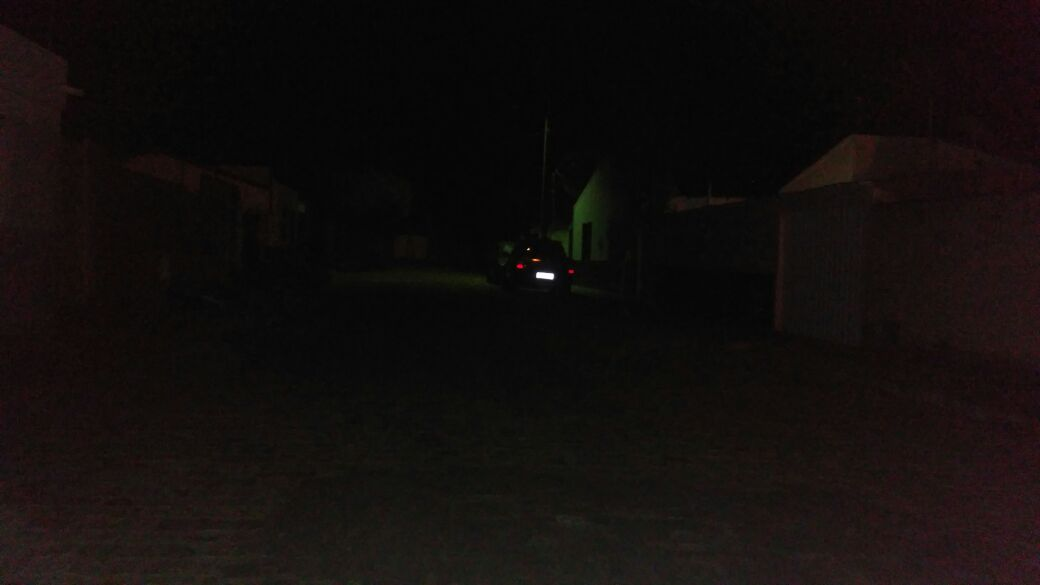
//> input picture UNII/images/homo.jpg, 1040 x 585 px
$ ./cannypoints ../images/homo.jpg   (built with g++ and OpenCV 4)
//> lines starting //> are read from the running program, lines starting //| are printed output that depends on the picture; after the words box and inside, x2 and y2 are one past the last pixel; in counts of white or black regions, pixels touching at a corner belong together
#include <iostream>
#include <vector>
#include <opencv2/opencv.hpp>
#include <numeric>

#define STEP 5
#define JITTER 3
#define RATIO 3

int main(int argc, char **argv){
    cv::Mat image, border, points;
    int width, height, x, y, gray;
    int lowThreshold = 50, ratio = 3;
    std::vector<int> xrange, yrange;

    image = cv::imread(argv[1], cv::IMREAD_GRAYSCALE);
//> image: 585 rows x 1040 cols, CV_8UC1; min 0, max 255, mean 15.1
    if(image.empty()){
        std::cout << "Erro abrindo imagem" << argv[1] << std::endl;
        return EXIT_FAILURE;
    }

    width = image.cols;
//> width = 1040
    height = image.rows;
//> height = 585

    cv::Canny(image, border, lowThreshold, lowThreshold * ratio);
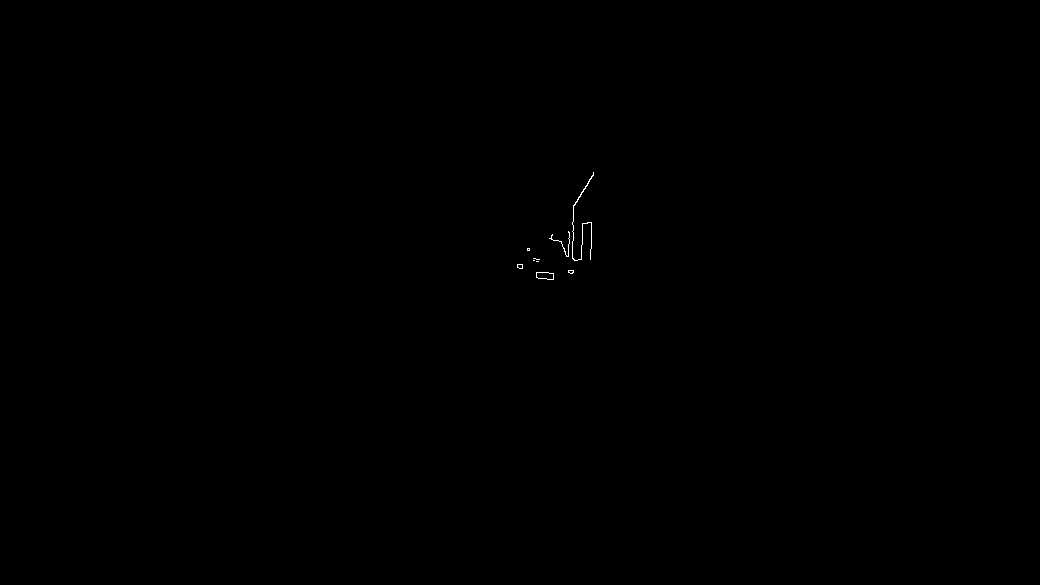
//> border: 585 rows x 1040 cols, CV_8UC1; 0.06% white in thin lines or dots, all inside (x1, y1, x2, y2) = (517, 172, 594, 280)
    cv::imwrite("img/border_canny.png", border);

    xrange.resize(height / STEP);
//> xrange = 117 values from 0 to 0
    yrange.resize(width / STEP);
//> yrange = 208 values from 0 to 0

    std::iota(xrange.begin(), xrange.end(), 0);
//> xrange = 117 values from 0 to 116
    std::iota(yrange.begin(), yrange.end(), 0);
//> yrange = 208 values from 0 to 207

    for(uint i = 0; i < xrange.size(); i++){
        xrange[i] = xrange[i] * STEP + STEP / 2;
    }
//> after the loop, xrange = 117 values from 2 to 582
    for(uint i = 0; i < yrange.size(); i++){
        yrange[i] = yrange[i] * STEP + STEP / 2;
    }

    points = cv::Mat(height, width, CV_8U, cv::Scalar(255));

    std::random_shuffle(xrange.begin(), xrange.end());
    for(auto i : xrange){
        std::random_shuffle(yrange.begin(), yrange.end());
        for (auto j: yrange){
            x = i + std::rand() % (2 * JITTER - JITTER + 1);
            y = j + std::rand() % (2 * JITTER - JITTER + 1);

            gray = image.at<uchar>(x,y);
            if(border.at<uchar>(x,y) == 255){
                cv::circle(points, cv::Point(y,x), RATIO, CV_RGB(0, 0, 0),
                       cv::FILLED, cv::LINE_AA);
            }
            else {
               cv::circle(points, cv::Point(y,x), RATIO, CV_RGB(gray, gray, gray),
                          cv::FILLED, cv::LINE_AA);
            }
        }
    }
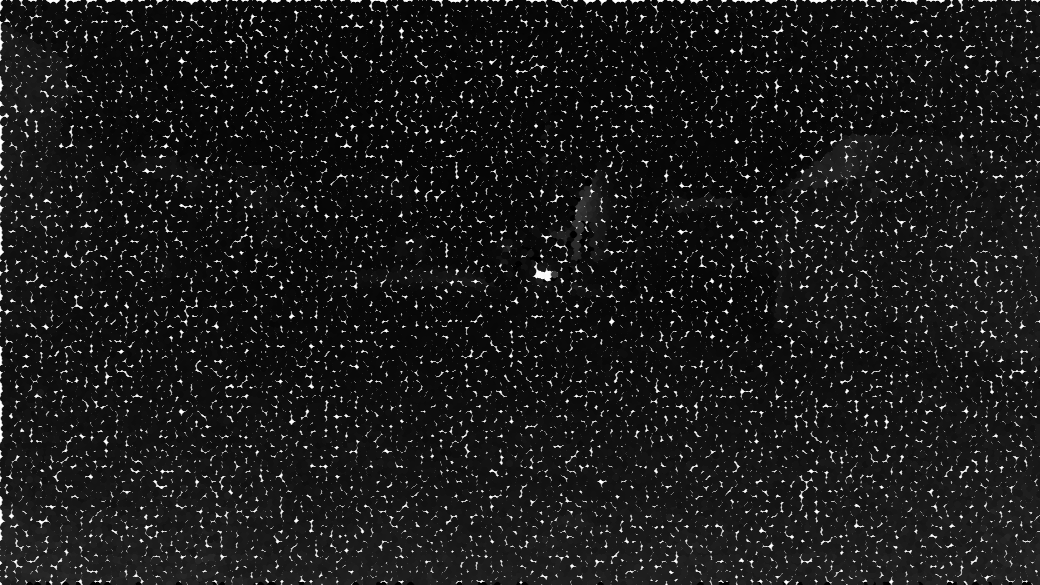
//> points: 585 rows x 1040 cols, CV_8UC1; min 0, max 255, mean 26.1
    cv::imwrite("img/cannypoint.png", points);
    return 0;
}
